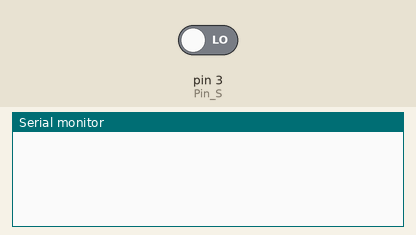
This sketch was run on a simulated Arduino Uno, built with avr-gcc and run on an emulated ATmega328P. Parts: the last lines printed to the serial monitor. The test bench sets the inputs (shaded band); at power-on: pin 3 (Pin_S) LOW.

Above: at 1.2 s.
1.3 s: pin 3 (Pin_S) driven HIGH
At 2.5 s:
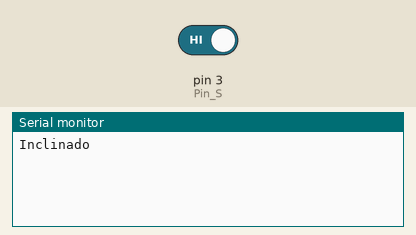
2.8 s: pin 3 (Pin_S) driven LOW
At 3.9 s:
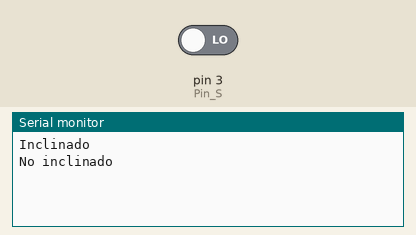

Measured:
- after the input at 1.3 s, the serial monitor: prints a new line at once (image 1)
- after the input at 2.8 s, the serial monitor: prints a new line at once (image 2)

The sketch:

KY-017.ino
```cpp
int Pin_S = 3;
int tiltVal;
boolean bIsTilted;

void setup()
{
  Serial.begin(9600);
  pinMode(Pin_S,INPUT);
}

void loop(){
  tiltVal = digitalRead(Pin_S);
  if(tiltVal == HIGH)
  {
    if(!bIsTilted){
      bIsTilted = true;
      Serial.println("Inclinado");
    }
  }
  else
  {
    if(bIsTilted){
      bIsTilted = false;
      Serial.println("No inclinado");
    }
  }
}
```
